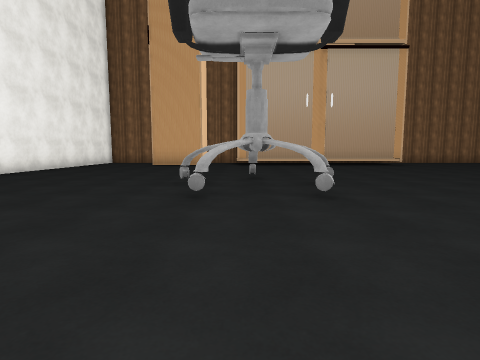
view 1 (above)

24 first-person views from a walk through a 3-D level made in the Unity game engine. The camera is 1.3 m above the floor, tilts 6° down and sees 80° across. The floor is counted in squares, 2 m on a side. Each view is taken from the middle of a square. On the plan, view 1 faces up. The plan holds only what a view shows up to about 9 squares ahead; the rest is blank. The place goes on beyond the plan. The player character is not drawn. Some surface patterns are stand-ins.

view 2
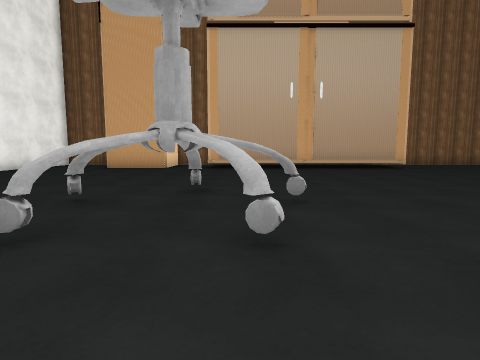

view 3
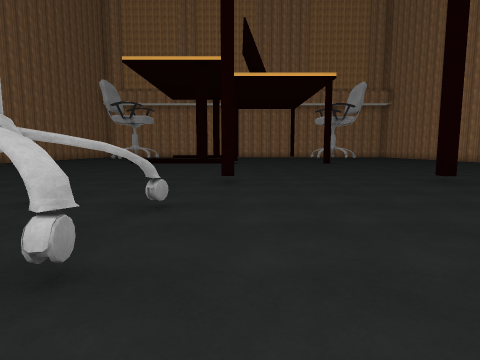

view 4
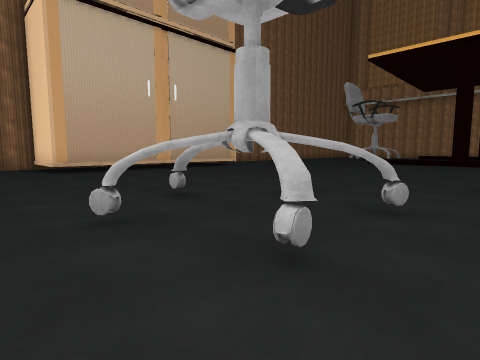

view 5
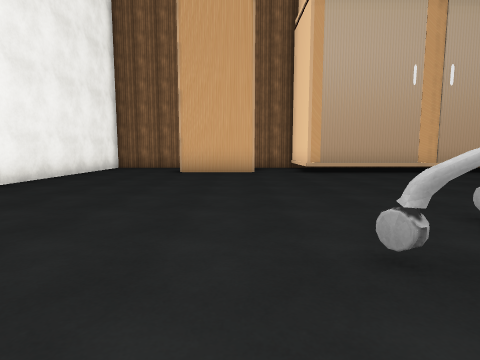

view 6
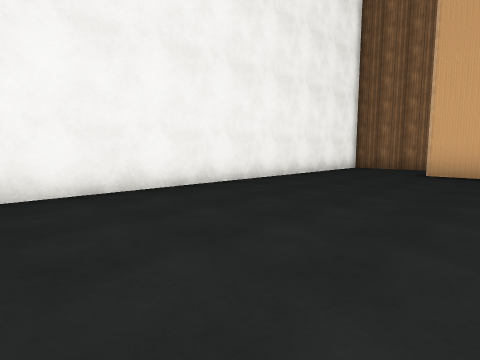

view 7
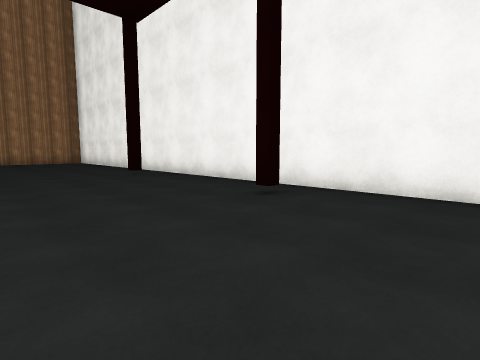

view 8
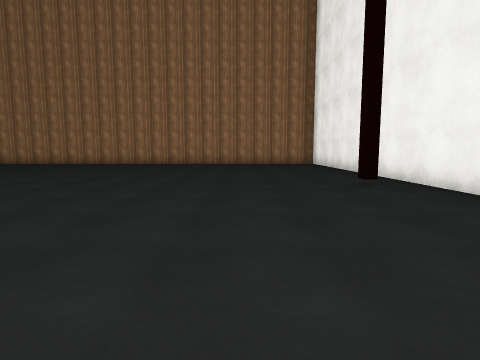

view 9
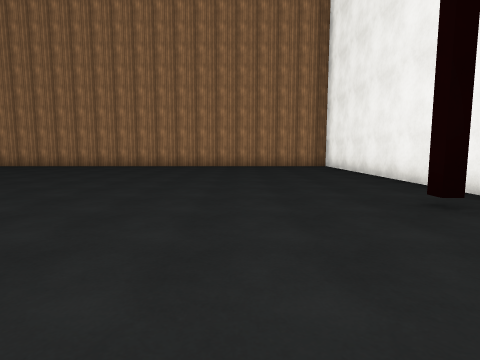

view 10
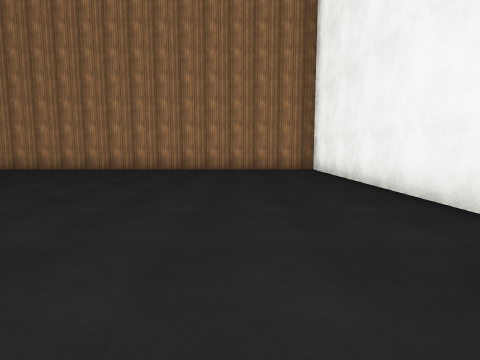

view 11
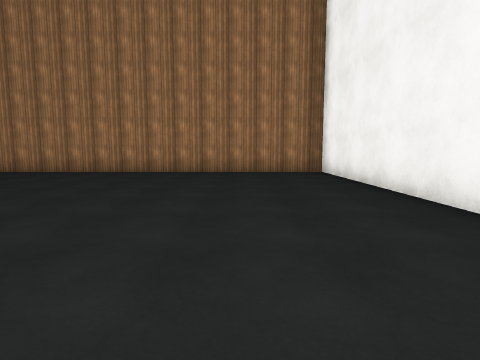

view 12
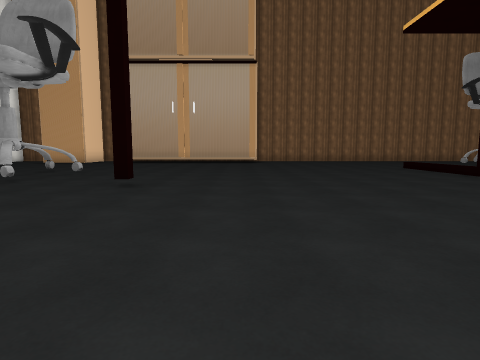

view 13
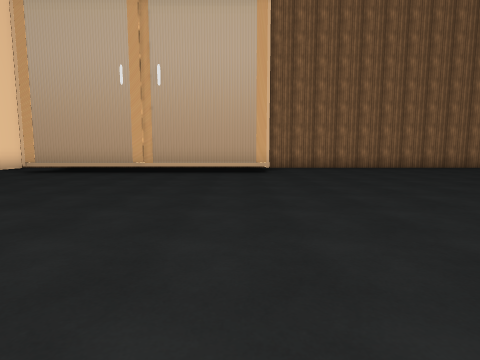

view 14
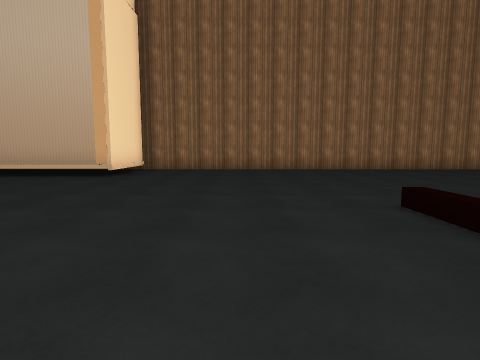

view 15
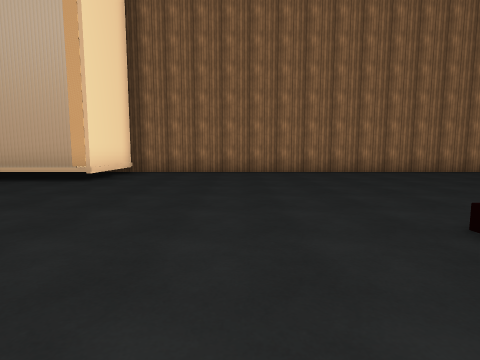

view 16
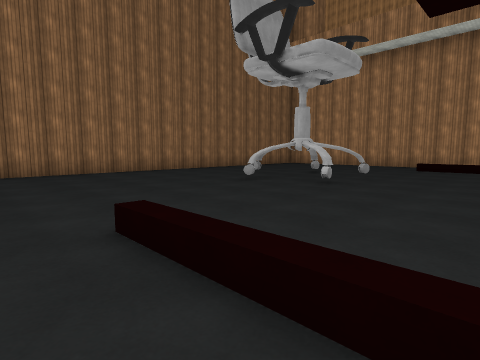

view 17
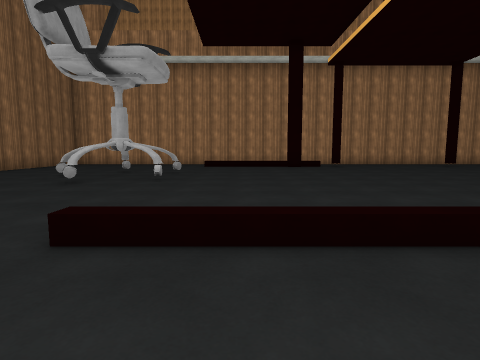

view 18
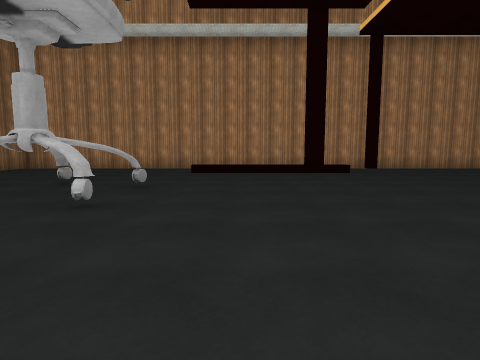

view 19
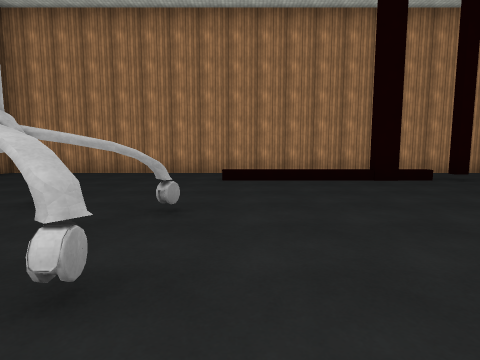

view 20
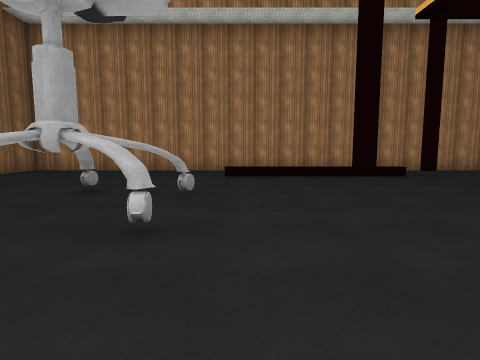

view 21
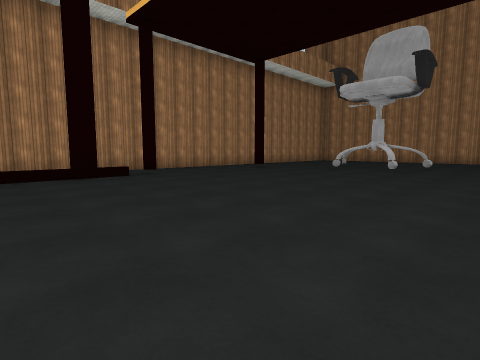

view 22
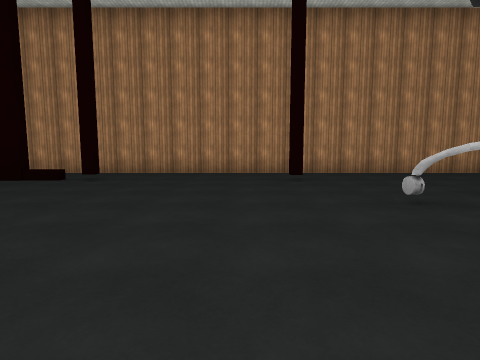

view 23
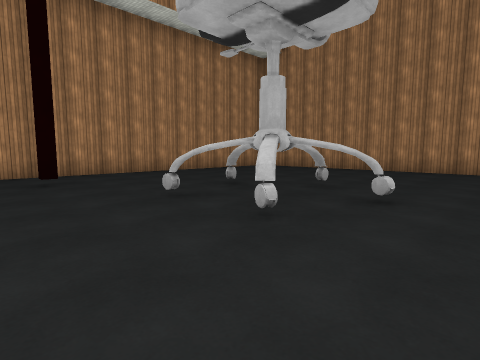

view 24
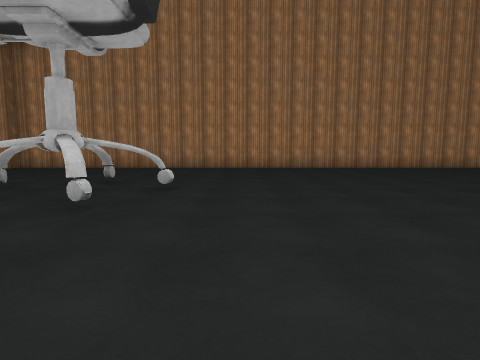

### Floor plan
Key: @ floor where view 1 was taken; # wall or solid block; . floor; / step, stairs or slope; = window, fence, low wall or low ledge; ^ raised ledge.
Columns run from 7 left of view 1 to 24 right of it. Each row starts with its distance up from view 1.
 15    #  ##     ##############  ###
 14   ..  .#     #............. ...#
 13 #...  .#     #.................#
 12 #...##.######^.................#
 11 #.......................#......#
 10 #......................###.....#
  9 #......................=.#.....#
  8 #................../.........  #
  7 #......=.........../.........  #
  6 #......#.........../.........  #
  5 #.....###.......... ........# .#
  4 #.....###.......... ...........#
  3 #.#........#......   .......#..#
  2 #.................   ..........#
  1 #................     .........#
  0 #......@........     ..........#
 -1 #.#........#...     ........#..#
 -2 #..............    .......=....#
 -3 #..............   ......##.....#
 -4 #........... ..   .....#.##....#
 -5 #...........     ..............#
 -6 #...........    ...............#
 -7 #...........   ..............  #
 -8 #..........    ..............
 -9 #..........            ....
-10 ###########            ###

Positions as (right, up) in squares from view 1, and headings:
1: (0, 0), facing up
2: (1, 2), facing up
3: (-2, 3), facing right
4: (-2, 3), facing up-right
5: (-2, 4), facing up
6: (-2, 4), facing up-left
7: (-2, 6), facing down-left
8: (-3, 4), facing down
9: (-3, 2), facing down
10: (-4, 0), facing down
11: (-4, -1), facing down
12: (6, -2), facing up
13: (6, 4), facing up
14: (10, 5), facing up
15: (10, 6), facing up
16: (11, 6), facing up-right
17: (10, 7), facing right
18: (13, 7), facing right
19: (15, 8), facing right
20: (14, 8), facing right
21: (14, 7), facing down-right
22: (15, 0), facing right
23: (15, 0), facing down-right
24: (15, 1), facing down
